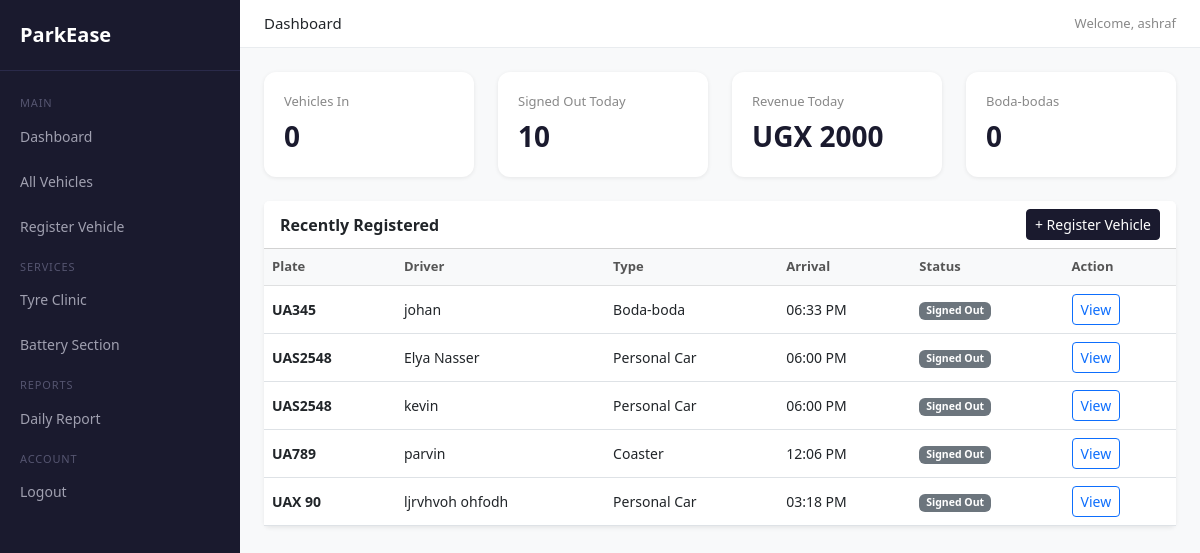
The page /dashboard/ (signed in) on the database its author committed.
### parking/models.py (models this page shows, shortened)
class Vehicle(models.Model):
    VEHICLE_TYPES = [
        ('truck', 'Truck'),
        ('personal_car', 'Personal Car'),
        ('taxi', 'Taxi'),
        ('coaster', 'Coaster'),
        ('boda_boda', 'Boda-boda'),
    ]
    STATUS = [
        ('parked', 'Parked'),
        ('signed_out', 'Signed Out'),
    ]
    driver_name  = models.CharField(max_length=200)
    phone        = models.CharField(max_length=20)
    plate        = models.CharField(max_length=10)
    vehicle_type = models.CharField(max_length=20, choices=VEHICLE_TYPES)
    model        = models.CharField(max_length=100, blank=True)
    color        = models.CharField(max_length=50, blank=True)
    nin          = models.CharField(max_length=20, blank=True)
    arrival_time = models.DateTimeField()
    status       = models.CharField(max_length=20, choices=STATUS, default='parked')

### parking/views.py (the view)
# urls.py: path('dashboard/', views.dashboard, name='dashboard'),
@login_required
def dashboard(request):
    vehicles_in     = Vehicle.objects.filter(status='parked')
    signed_out      = Vehicle.objects.filter(status='signed_out')
    transactions    = ParkingTransaction.objects.filter(
        sign_out_time__date=timezone.now().date()
    )
    total_revenue   = sum(t.fee for t in transactions)
    boda_bodas      = vehicles_in.filter(vehicle_type='boda_boda').count()
    recent_vehicles = Vehicle.objects.all().order_by('-arrival_time')[:5]
    context = {
        'vehicles_in':     vehicles_in.count(),
        'signed_out':      signed_out.count(),
        'total_revenue':   total_revenue,
        'boda_bodas':      boda_bodas,
        'recent_vehicles': recent_vehicles,
    }
    return render(request, 'parking/dashboard.html', context)

### parking/templates/parking/dashboard.html (shortened to what this page needs)
{% extends 'parking/base.html' %}
{% load static %}
{% block page_heading %}Dashboard{% endblock %}
{% block content %}
<div class="row g-4 mb-4">
    <div class="col-md-3">
        <div class="stat-card">
            <div class="stat-label">Vehicles In</div>
            <div class="stat-value">{{ vehicles_in }}</div>
        </div>
    </div>
    <div class="col-md-3">
        <div class="stat-card">
            <div class="stat-label">Signed Out Today</div>
            <div class="stat-value">{{ signed_out }}</div>
        </div>
    </div>
    <div class="col-md-3">
        <div class="stat-card">
            <div class="stat-label">Revenue Today</div>
            <div class="stat-value">UGX {{ total_revenue|floatformat:0 }}</div>
        </div>
    </div>
    <div class="col-md-3">
        <div class="stat-card">
            <div class="stat-label">Boda-bodas</div>
            <div class="stat-value">{{ boda_bodas }}</div>
        </div>
    </div>
</div>
<div class="card border-0 shadow-sm">
    <div class="card-header bg-white d-flex justify-content-between align-items-center">
        <span class="fw-bold">Recently Registered</span>
        <a href="{% url 'register_vehicle' %}" class="btn btn-primary btn-sm">+ Register Vehicle</a>
    </div>
    <div class="card-body p-0">
        <table class="table table-hover mb-0">
            <thead class="table-light">
                <tr>
                    <th>Plate</th>
                    <th>Driver</th>
                    <th>Type</th>
                    <th>Arrival</th>
                    <th>Status</th>
                    <th>Action</th>
                </tr>
            </thead>
            <tbody>
                {% for vehicle in recent_vehicles %}
                <tr>
                    <td><strong>{{ vehicle.plate }}</strong></td>
                    <td>{{ vehicle.driver_name }}</td>
                    <td>{{ vehicle.get_vehicle_type_display }}</td>
                    <td>{{ vehicle.arrival_time|date:"h:i A" }}</td>
                    <td>
                        {% if vehicle.status == 'parked' %}
                            <span class="badge bg-success">Parked</span>
                        {% else %}
                            <span class="badge bg-secondary">Signed Out</span>
                        {% endif %}
                    </td>
                    <td>
                        <a href="{% url 'vehicle_detail' vehicle.pk %}" class="btn btn-sm btn-outline-primary">View</a>
                    </td>
                </tr>
                {% empty %}
                <tr>
                    <td colspan="6" class="text-center text-muted py-4">No vehicles registered yet.</td>
                </tr>
                {% endfor %}
            </tbody>
        </table>
    </div>
</div>
{% endblock %}

### parking/templates/parking/base.html (shortened to what this page needs)
<!doctype html>
<html>
  <head>
    <link
      href="https://cdn.jsdelivr.net/npm/bootstrap@5.3.0/dist/css/bootstrap.min.css"
      rel="stylesheet"
    />
    {% load static %}
    <link rel="stylesheet" href="{% static 'parking/style.css' %}" />
  </head>
  <body>
    <div class="d-flex">
      <div class="sidebar p-0">
        <div class="brand">ParkEase</div>
        <div class="section-label">Main</div>
        <a href="/dashboard/">Dashboard</a>
        <a href="/vehicles/">All Vehicles</a>
        <a href="/register/">Register Vehicle</a>
        <div class="section-label">Services</div>
        <a href="/tyre/">Tyre Clinic</a>
        <a href="/battery/">Battery Section</a>
        <div class="section-label">Reports</div>
        <a href="/report/">Daily Report</a>
        <div class="section-label">Account</div>
        <a href="/logout/">Logout</a>
      </div>
      <div class="main-content">
        <div class="top-bar">
          <span style="font-size: 15px; font-weight: 500"
            >{% block page_heading %}{% endblock %}</span
          >
          <span style="font-size: 13px; color: #888"
            >Welcome, {{ request.user.username }}</span
          >
        </div>
        <div class="p-4">{% block content %} {% endblock %}</div>
      </div>
    </div>
  </body>
</html>

### parking/static/parking/style.css (style rules this page uses)
.sidebar { min-height: 100vh; background: #1a1a2e; width: 240px; flex-shrink: 0; }
.sidebar a { color: #a0a0b0; text-decoration: none; display: block; padding: 10px 20px; border-radius: 8px; margin-bottom: 4px; font-size: 14px; }
.sidebar .brand { color: #fff; font-size: 20px; font-weight: 700; padding: 20px; border-bottom: 1px solid #2a2a4a; margin-bottom: 16px; }
.sidebar .section-label { color: #555570; font-size: 11px; text-transform: uppercase; letter-spacing: .08em; padding: 8px 20px 4px; }
.main-content { background: #f8f9fa; min-height: 100vh; flex-grow: 1; }
.top-bar { background: #fff; border-bottom: 1px solid #e9ecef; padding: 12px 24px; display: flex; justify-content: space-between; align-items: center; }
.stat-card { background: #fff; border-radius: 12px; padding: 20px; border: none; box-shadow: 0 1px 4px rgba(0,0,0,0.08); }
.stat-card .stat-label { font-size: 13px; color: #888; margin-bottom: 4px; }
.stat-card .stat-value { font-size: 28px; font-weight: 600; color: #1a1a2e; }
.table th { font-size: 13px; font-weight: 600; color: #555; }
.table td { font-size: 14px; vertical-align: middle; }
.btn-primary { background: #1a1a2e; border-color: #1a1a2e; }

### rows shown on the page
Vehicle: plate "UA345", driver_name "johan", vehicle_type "Boda-boda", arrival_time "06:33 PM", status "Signed Out"
Vehicle: plate "UAS2548", driver_name "Elya Nasser", vehicle_type "Personal Car", arrival_time "06:00 PM", status "Signed Out"
Vehicle: plate "UAS2548", driver_name "kevin", vehicle_type "Personal Car", arrival_time "06:00 PM", status "Signed Out"
Vehicle: plate "UA789", driver_name "parvin", vehicle_type "Coaster", arrival_time "12:06 PM", status "Signed Out"
Vehicle: plate "UAX 90", driver_name "ljrvhvoh ohfodh", vehicle_type "Personal Car", arrival_time "03:18 PM", status "Signed Out"

### other values the page prints
{{ request.user.username }} "ashraf"
{{ vehicles_in }} "0"
{{ signed_out }} "10"
{{ total_revenue|floatformat:0 }} "2000"
{{ boda_bodas }} "0"
